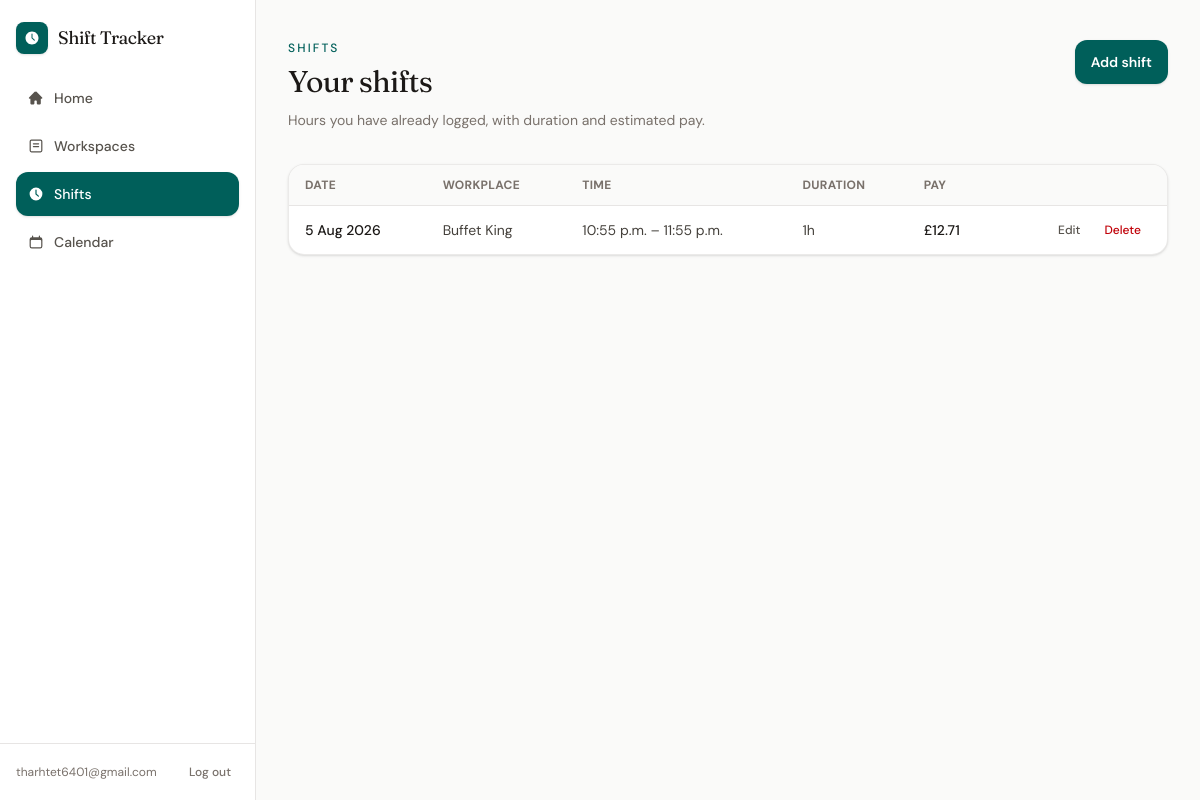
Before: /shifts/?page=4 (signed in) with the older database file.
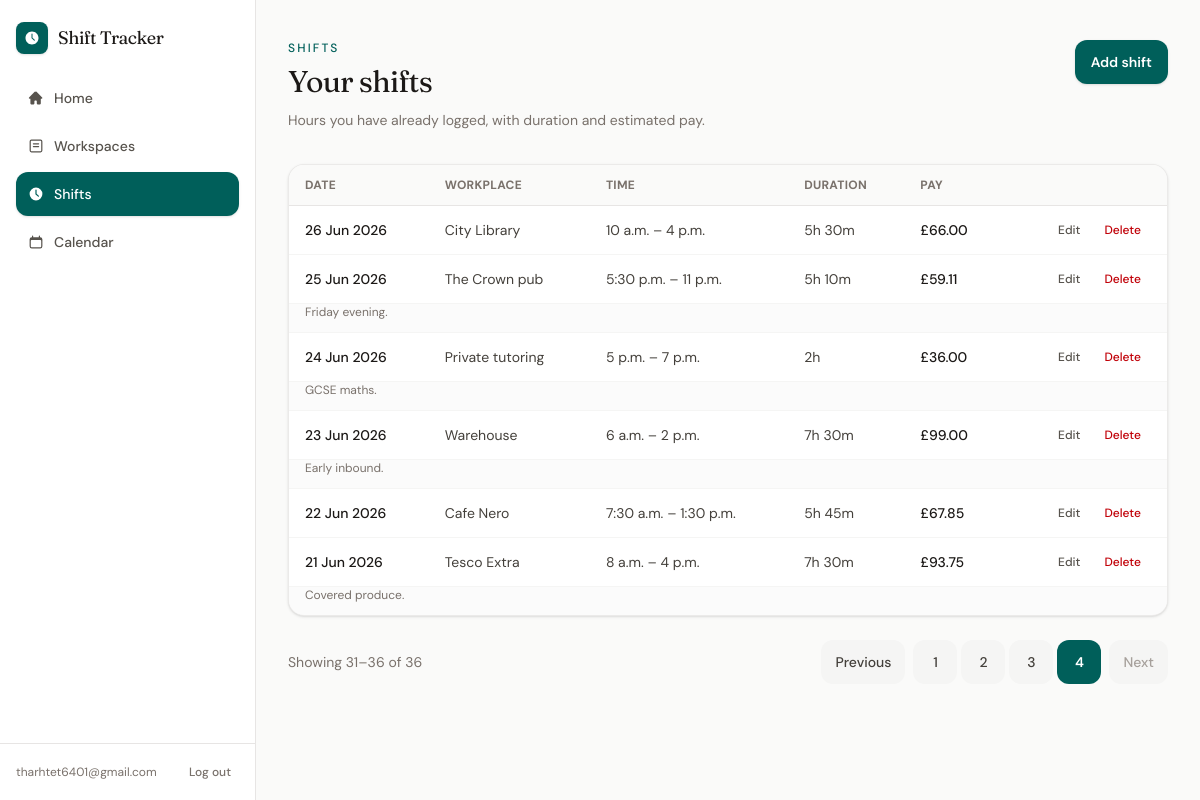
After: the same page with the newer database file.
### shifts/models.py (models this page shows, shortened)
class Shift(models.Model):
    user = models.ForeignKey(
        settings.AUTH_USER_MODEL,
        on_delete=models.CASCADE,
        related_name="shifts",
    )
    workplace = models.ForeignKey(
        Workplace,
        on_delete=models.PROTECT,
        related_name="shifts",
    )
    date = models.DateField()
    start_time = models.TimeField()
    end_time = models.TimeField()
    break_minutes = models.PositiveIntegerField(default=0)
    hourly_rate_at_time = models.DecimalField(
        max_digits=6,
        decimal_places=2,
    )
    notes = models.TextField(
        blank=True,
    )
    created_at = models.DateTimeField(auto_now_add=True)
    updated_at = models.DateTimeField(auto_now=True)
    def duration_minutes(self):
        start = datetime.combine(
            self.date,
            self.start_time,
        )
        end = datetime.combine(
            self.date,
            self.end_time,
        )
        if end <= start:
            end += timedelta(days=1)
        total_minutes = int(
            (end - start).total_seconds() / 60
        )
        return total_minutes - self.break_minutes
    def duration_hours(self):
        return Decimal(self.duration_minutes()) / Decimal("60")
    def duration_display(self):
        minutes = max(self.duration_minutes(), 0)
        hours, remaining = divmod(minutes, 60)
        if hours and remaining:
            return f"{hours}h {remaining}m"
        if hours:
            return f"{hours}h"
        return f"{remaining}m"
    def estimated_earnings(self):
        return (
            self.duration_hours()
            * self.hourly_rate_at_time
        ).quantize(Decimal("0.01"))

### workspaces/models.py (models this page shows, shortened)
class Workplace(models.Model):
    user = models.ForeignKey(
        settings.AUTH_USER_MODEL,
        on_delete=models.CASCADE,
        related_name="workplaces",
    )
    name = models.CharField(max_length=100)
    hourly_rate = models.DecimalField(
        max_digits=6,
        decimal_places=2,
    )
    is_active = models.BooleanField(default=True)
    created_at = models.DateTimeField(auto_now_add=True)
    updated_at = models.DateTimeField(auto_now=True)

### shifts/views.py (the view)
# urls.py: path("shifts/", views.shift_list, name="shift_list"),
@login_required
def shift_list(request):
    try:
        context = _shift_list_context(request)
        template = (
            "shifts/partials/list.html"
            if request.headers.get("HX-Request")
            else "shifts/list.html"
        )
        return render(request, template, context)
    except Exception:
        messages.error(request, "Could not load your shifts.")
        template = (
            "shifts/partials/list.html"
            if request.headers.get("HX-Request")
            else "shifts/list.html"
        )
        return render(
            request,
            template,
            {
                "shifts": [],
                "page_obj": None,
                "page_url_name": "shift_list",
                "list_target": "#shift-list",
            },
        )

### config/pagination.py (called while the page is built, shortened)
def page_number_from_request(request, default=1):
    page = request.GET.get("page")
    if page:
        return page

def paginate(queryset, page, per_page):
    return Paginator(queryset, per_page).get_page(page)

### shifts/views.py (called while the page is built)
def _user_shifts(user):
    return user.shifts.select_related("workplace").order_by("-date", "-start_time")

def _shift_list_context(request, page=None):
    page_obj = paginate(
        _user_shifts(request.user),
        page if page is not None else page_number_from_request(request),
        SHIFT_PAGE_SIZE,
    )
    return {
        "shifts": page_obj.object_list,
        "page_obj": page_obj,
        "page_url_name": "shift_list",
        "list_target": "#shift-list",
    }

### shifts/templates/shifts/list.html (shortened to what this page needs)
{% extends "app.html" %}
{% block app_content %}
<div class="px-4 py-6 sm:px-8 sm:py-10">
    <div class="flex flex-col gap-4 sm:flex-row sm:items-start sm:justify-between">
        <div>
            <p class="text-xs font-medium uppercase tracking-[0.18em] text-teal-800">Shifts</p>
            <h1 class="mt-2 font-serif text-2xl tracking-tight text-stone-900 sm:text-3xl">Your shifts</h1>
            <p class="mt-2 max-w-xl text-sm leading-6 text-stone-500">
                Hours you have already logged, with duration and estimated pay.
            </p>
        </div>
        <button
            type="button"
            hx-get="{% url 'shift_create' %}"
            hx-target="#modal"
            hx-swap="innerHTML"
            class="min-h-11 w-full touch-manipulation rounded-xl bg-teal-800 px-4 text-sm font-semibold text-white shadow-sm transition hover:bg-teal-700 sm:w-auto"
        >
            Add shift
        </button>
    </div>
    <div id="shift-list" class="mt-8">
        {% include "shifts/partials/list.html" %}
    </div>
</div>
{% endblock %}

### shifts/templates/shifts/partials/list.html (shortened to what this page needs)
{% if shifts %}
    <div class="hidden overflow-x-auto rounded-2xl border border-stone-200/80 bg-white shadow-sm md:block">
        <table class="min-w-full text-left text-sm">
            <thead class="border-b border-stone-200 bg-stone-50 text-xs font-medium uppercase tracking-wide text-stone-500">
                <tr>
                    <th class="px-4 py-3">Date</th>
                    <th class="px-4 py-3">Workplace</th>
                    <th class="px-4 py-3">Time</th>
                    <th class="px-4 py-3">Duration</th>
                    <th class="px-4 py-3">Pay</th>
                    <th class="px-4 py-3"><span class="sr-only">Actions</span></th>
                </tr>
            </thead>
            <tbody class="divide-y divide-stone-100">
                {% for shift in shifts %}
                    <tr class="text-stone-700">
                        <td class="whitespace-nowrap px-4 py-3 font-medium text-stone-900">{{ shift.date }}</td>
                        <td class="px-4 py-3">{{ shift.workplace.name }}</td>
                        <td class="whitespace-nowrap px-4 py-3">
                            {{ shift.start_time }} – {{ shift.end_time }}
                        </td>
                        <td class="whitespace-nowrap px-4 py-3">{{ shift.duration_display }}</td>
                        <td class="whitespace-nowrap px-4 py-3 font-medium text-stone-900">
                            £{{ shift.estimated_earnings }}
                        </td>
                        <td class="whitespace-nowrap px-4 py-3 text-right">
                            <div class="flex justify-end gap-1">
                                <button
                                    type="button"
                                    hx-get="{% url 'shift_update' shift.pk %}"
                                    hx-target="#modal"
                                    hx-swap="innerHTML"
                                    class="rounded-lg px-2.5 py-1 text-xs font-medium text-stone-600 transition hover:bg-stone-100 hover:text-stone-900"
                                >
                                    Edit
                                </button>
                                <button
                                    type="button"
                                    hx-get="{% url 'shift_delete' shift.pk %}"
                                    hx-target="#modal"
                                    hx-swap="innerHTML"
                                    class="rounded-lg px-2.5 py-1 text-xs font-medium text-red-700 transition hover:bg-red-50"
                                >
                                    Delete
                                </button>
                            </div>
                        </td>
                    </tr>
                    {% if shift.notes %}
                        <tr class="bg-stone-50/70">
                            <td colspan="6" class="px-4 pb-3 pt-0 text-xs text-stone-500">
                                {{ shift.notes }}
                            </td>
                        </tr>
                    {% endif %}
                {% endfor %}
            </tbody>
        </table>
    </div>
{% else %}
    <div class="rounded-2xl border border-dashed border-stone-300 bg-white px-6 py-12 text-center">
        <p class="font-medium text-stone-800">No shifts logged yet</p>
        <p class="mt-1 text-sm text-stone-500">Add a shift after you finish work.</p>
    </div>
{% endif %}
{% include "partials/pagination.html" %}

Changed rows visible on the page:
removed Shift: date "5 Aug 2026", workplace.name "Buffet King", start_time "10:55 p.m.", end_time "11:55 p.m.", duration_display "1h", estimated_earnings "12.71"
added Shift: date "26 Jun 2026", workplace.name "City Library", start_time "10 a.m.", end_time "4 p.m.", duration_display "5h 30m", estimated_earnings "66.00"
added Shift: date "25 Jun 2026", workplace.name "The Crown pub", start_time "5:30 p.m.", end_time "11 p.m.", duration_display "5h 10m", estimated_earnings "59.11", notes "Friday evening."
added Shift: date "24 Jun 2026", workplace.name "Private tutoring", start_time "5 p.m.", end_time "7 p.m.", duration_display "2h", estimated_earnings "36.00", notes "GCSE maths."
added Shift: date "23 Jun 2026", workplace.name "Warehouse", start_time "6 a.m.", end_time "2 p.m.", duration_display "7h 30m", estimated_earnings "99.00", notes "Early inbound."
added Shift: date "22 Jun 2026", workplace.name "Cafe Nero", start_time "7:30 a.m.", end_time "1:30 p.m.", duration_display "5h 45m", estimated_earnings "67.85"
added Shift: date "21 Jun 2026", workplace.name "Tesco Extra", start_time "8 a.m.", end_time "4 p.m.", duration_display "7h 30m", estimated_earnings "93.75", notes "Covered produce."
Other visible differences:
{{ page_obj.start_index }}: (not shown) → "31"
{{ page_obj.end_index }}: (not shown) → "36"
{{ page_obj.paginator.count }}: (not shown) → "36"
text now shown: "Showing – of Previous Next"
new list line: "1"
new list line: "2"
new list line: "3"
new list line: "4"
